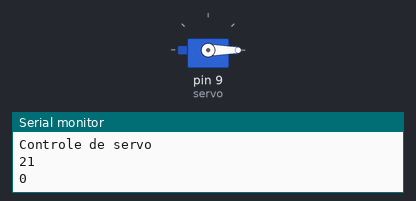
The sketch below on a simulated Arduino Uno, built with avr-gcc and run on an emulated ATmega328P. Parts: servo, the last lines printed to the serial monitor.

Above: at 2.05 s.
At 4.5 s:
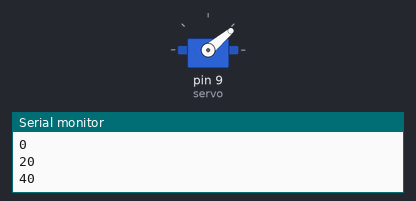
At 7.0 s:
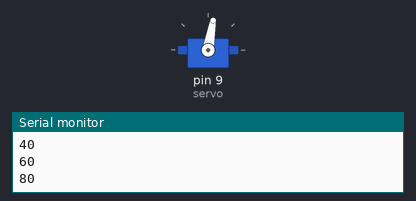
At 12.0 s:
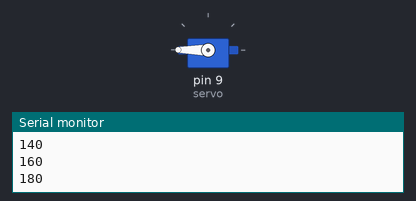
Timing chart, 0 to 15.0 s (numbered marks = the images above):
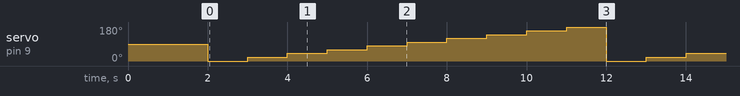

The sketch:

servo_test.ino
```cpp
#include <Servo.h>

//Variáveis
int Angulo;
bool direcao;

Servo servo;

void setup() {
  Serial.begin(115200);
  Serial.println("Controle de servo");
  servo.attach(9);
  Angulo = 1;
  direcao=1;
  delay(2000);
}


void loop() {
  if (direcao){
    Angulo=Angulo+20;
  }
  else
  {
    Angulo=Angulo-20;
  }
    if (Angulo>179){
    direcao=0;
    Angulo=179;
  }
  else if (Angulo<1){
    direcao=1;
    Angulo=1;
  }
  Serial.println(Angulo);
  servo.write(Angulo);

  int i = 0;
  for (i=0; i<=9; i++)
  {
    Angulo=i*20;
    Serial.println(Angulo);
    servo.write(Angulo);
    // servo.writeMicroseconds(1500);
    delay(1000);
  }
}
```

Measured:
- by itself, servo on pin 9 (servo): repeats every 10.0 s: 20° 1.0 s, 40° 1.0 s, 60° 1.0 s, 80° 1.0 s, 100° 1.0 s, 120° 1.0 s, 140° 1.0 s, 160° 1.0 s, 180° 1.0 s, 0° 1.0 s
